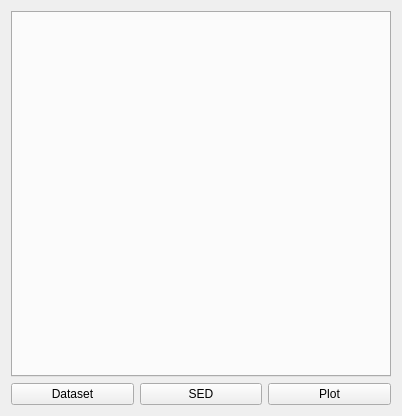
<?xml version="1.0" encoding="UTF-8"?>
<ui version="4.0">
<class>HigalSelectedSources</class>
<widget class="QWidget" name="HigalSelectedSources">
<property name="geometry">
<rect>
<x>0</x>
<y>0</y>
<width>402</width>
<height>416</height>
</rect>
</property>
<property name="windowTitle">
<string>Form</string>
</property>
<layout class="QVBoxLayout" name="verticalLayout_2">
<item>
<widget class="QTabWidget" name="tabWidget">
<property name="currentIndex">
<number>-1</number>
</property>
</widget>
</item>
<item>
<layout class="QHBoxLayout" name="horizontalLayout">
<item>
<widget class="QPushButton" name="datasetButton">
<property name="text">
<string>Dataset</string>
</property>
</widget>
</item>
<item>
<widget class="QPushButton" name="sedButton">
<property name="text">
<string>SED</string>
</property>
</widget>
</item>
<item>
<widget class="QPushButton" name="plotButton">
<property name="text">
<string>Plot</string>
</property>
</widget>
</item>
</layout>
</item>
</layout>
</widget>
<resources/>
<connections/>
</ui>
